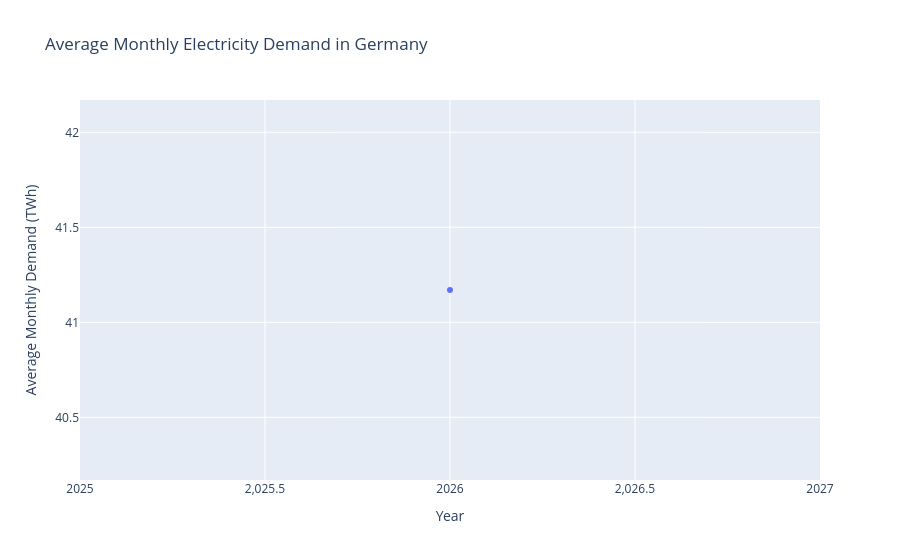

Notebook source saved alongside this figure:
### Code cell
fig = px.line(
    germany_annual,
    x="year",
    y="avg_monthly_demand_twh",
    markers=True,
    title="Average Monthly Electricity Demand in Germany",
    labels={
        "year": "Year",
        "avg_monthly_demand_twh": "Average Monthly Demand (TWh)",
    },
)

fig.show()

### Figure 1 — Plotly figure (JSON) as saved in the notebook; plotly's stock layout.template omitted (floating-point values rounded to 4 significant figures)
{"data": [{"hovertemplate": "Year=%{x}<br>Average Monthly Demand (TWh)=%{y}<extra></extra>", "legendgroup": "", "line": {"color": "#636efa", "dash": "solid"}, "marker": {"symbol": "circle"}, "mode": "lines+markers", "name": "", "orientation": "v", "showlegend": false, "type": "scatter", "x": [2026], "xaxis": "x", "y": [41.17], "yaxis": "y"}], "layout": {"legend": {"tracegroupgap": 0}, "title": {"text": "Average Monthly Electricity Demand in Germany"}, "xaxis": {"anchor": "y", "domain": [0, 1], "title": {"text": "Year"}}, "yaxis": {"anchor": "x", "domain": [0, 1], "title": {"text": "Average Monthly Demand (TWh)"}}}}
